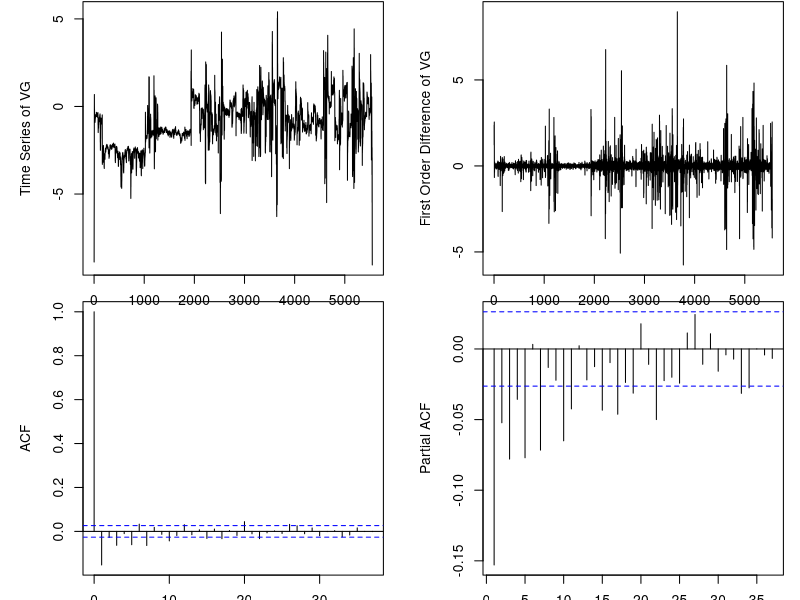

Reproduce this figure in R.
## ---- chunk 1
vg_cal <- function(x) {
  VGx <- data.frame()
  for (i in 1:nrow(x)) {
    ng <- x[i, 3]; t2c <- x[i, 2]; igv <- x[i, 4]
    ngc <- ng/sqrt((t2c+273.15)/288.15)
  if (t2c < 23.8) { vg <- igv + 0.862*ngc - 112.470 }
  if (t2c >= 23.8 & t2c <= 37.7) { vg <- igv + (0.862*ngc - 112.5) + (1.005*ngc - 71.408)*(t2c - 23.889)/13.9 }
  if (t2c > 37.7) { vg <- igv + 1.439*ngc - 150.898 }
  if(vg > 9.999) { vg <- NA }
  if(vg < -9.999) { vg <- NA }
  VGx <- rbind(VGx, vg)
  }
  VGx <- VGx[complete.cases(VGx), ]
  return(VGx)
}
## ---- chunk 2
par(mar=c(1.5,5,.1,1));par(mfrow=c(2, 2))
x <- read.csv("810962-1624-LEFT-example-rted.csv"); VG <- ts(vg_cal(x)); xd <- diff(VG)
plot(VG,ylab="Time Series of VG");plot(xd,ylab="First Order Difference of VG");acf(xd); pacf(xd)
## ---- chunk 3
arimaFit <- arima(xd, order = c(12,0,4), optim.method = "Nelder-Mead")
## ---- chunk 4
tab_coef <- data.frame(); rownames(tab_coef[1,]) <- "coef_calculated" 
## ---- chunk 5
for (k in 1:16) {tab_coef[1, k] <- format(as.numeric(arimaFit$coef[k]),scientific=T,digits=6)}
## ---- chunk 6
tab_colNames <- c("Coef_AR1", "Coef_AR2", "Coef_AR3", "Coef_AR4", "Coef_AR5", "Coef_AR6", 
                  "Coef_AR7", "Coef_AR8", "Coef_AR9", "Coef_AR10", "Coef_AR11", "Coef_AR12", 
                  "Coef_MA1", "Coef_MA2", "Coef_MA3", "Coef_MA4")
knitr::kable(tab_coef[1,1:6], col.names=tab_colNames[1:6], row.names=F) 
knitr::kable(tab_coef[1,7:12], col.names=tab_colNames[7:12], row.names=F)
knitr::kable(tab_coef[1,13:16], col.names=tab_colNames[13:16], row.names=F)
## ---- chunk 7
Coef_training <- c(0.240, 5.348, 5.967, 9.755, -2.721, 4.616, 5.575, -0.447, 
                    2.163, 2.471, 13.484, 0.792, 11.931, 5.831, -2.100, 4.201, -5.785)
p <- as.numeric(Coef_training[1])
for (i in 1:16) {
  p <- p + as.numeric(Coef_training[i + 1]) * as.numeric(tab_coef["coef_calculated", i])
}
if ((p <- format(p, digits = 2)) > 0.5) {
  cat("**WARNING: COMPRESSOR STALL IN NEXT FLIGHT**", "$(\\hat p_{ecs}=", p, ")$")
} else {
  cat("**CLEAR: NORMAL CAUTION APPLY IN NEXT FLIGHT**", "$(\\hat p_{ecs}=", p, ")$")
}
